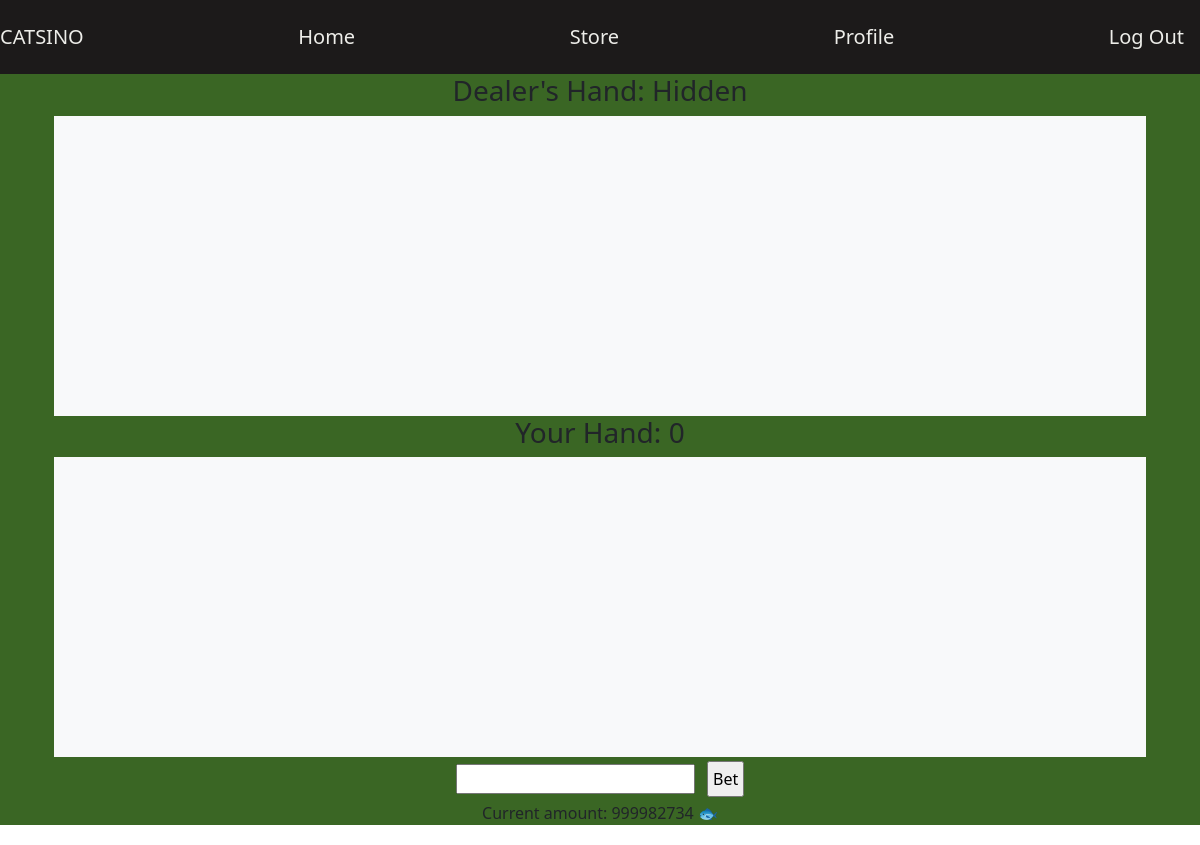
The page /blj (signed in) on the database as committed earlier.
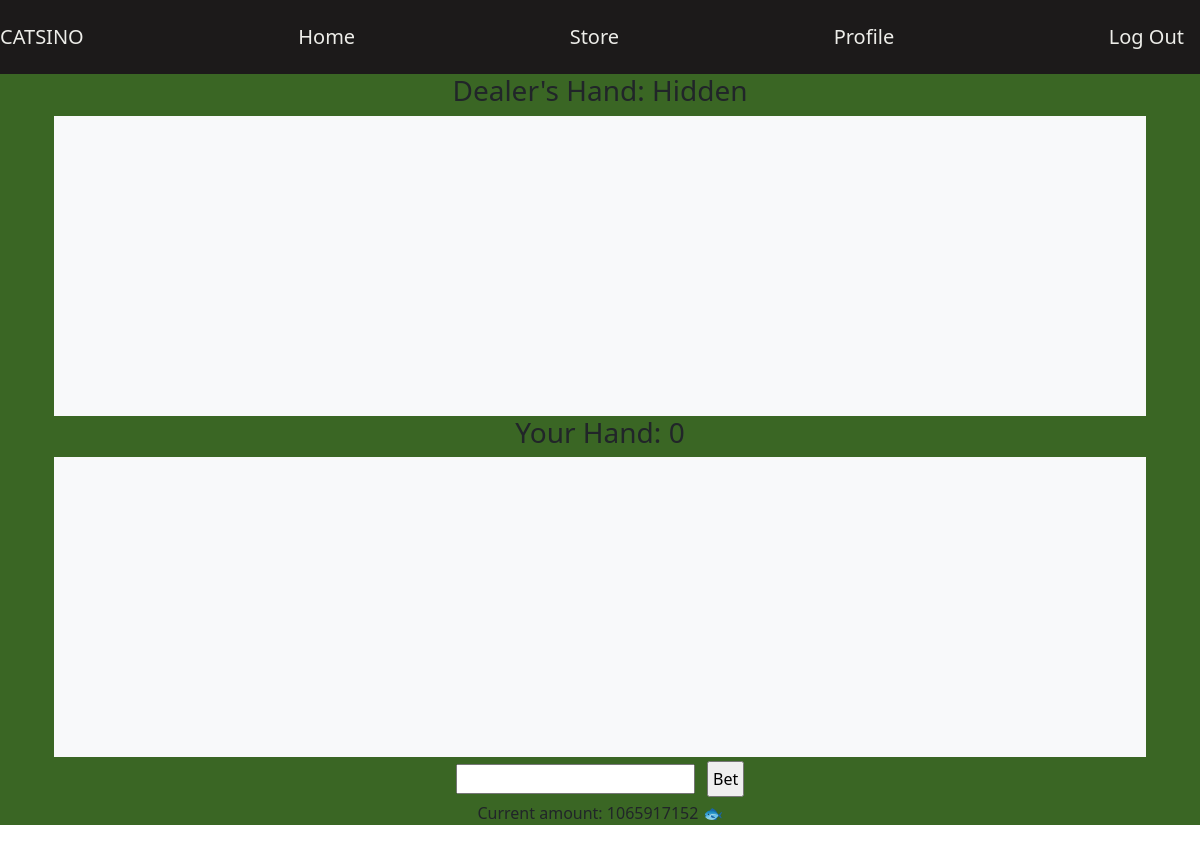
The same page on the database as committed later.
### tables this page shows
CREATE TABLE user_base(username TEXT, password TEXT, pfp TEXT, path TEXT, inv TEXT, cash INTEGER, wins INTEGER);

### __init__.py (the view, shortened to what this page needs)
@app.route('/blj', methods=['GET', 'POST'])
def blj():
    db = sqlite3.connect(DB_FILE)
    c = db.cursor()
    query = f"SELECT cash FROM user_base WHERE rowid={session['u_rowid'][0]};"
    c.execute(query)
    cash = c.fetchall()[0][0]
    db.commit()
    db.close()
    return render_template('blj.html', dealButton="", won=cash)

### templates/blj.html (shortened to what this page needs)
<!DOCTYPE html>
<html>
  <head>
    <link rel='stylesheet' href='../static/css/blj.css'>
    <link href="https://cdn.jsdelivr.net/npm/bootstrap@5.3.8/dist/css/bootstrap.min.css" rel="stylesheet">
  </head>
  <body>
  <div class="navbar">
    <div class='nav'>
      <a href='/'> CATSINO </a>
    </div>
    <div class="nav">
      <a href='/'> Home </a>
    </div>
    <div class="nav">
      <a href="/store"> Store </a>
    </div>
    <div class="nav">
      <a href="/profile"> Profile </a>
    </div>
    <div class="nav">
      <a href="/logout"> Log Out </a>
    </div>
  </div>
<div style = "background-color:#3a6624">
  <div class="container text-center" style = "background-color:#3a6624">
    <div class = "container fluid">
      <div class = "col">
        <h3>Dealer's Hand: <span id="dealer-score">Hidden</span></h3>
        <div id="dealer-hand" class="hand-container d-flex justify-content-center align-items-center"></div>
      </div>
    </div>
    <div class = "container fluid">
      <div class = "col">
        <h3>Your Hand: <span id="player-score">0</span></h3>
        <div id="player-hand" class="hand-container d-flex justify-content-center align-items-center"></div>
      </div>
    </div>
    <div class = "container fluid">
      <div class = "col">
        <form method='POST' action="/blj">
          <input class='m-1' type="number" name="theBet" value="{{bet}}" required>
          <input type="submit" name="sub1" class="m-1 p-1" value="Bet">
        </form>
      </div>
    </div>
    <div class = "container fluid">
      <div class = "col">
        <p class="cost" > Current amount: <span id="balance">{{won}}</span> 🐟 </p>
      </div>
    </div>
  </div>
</div>
  </body>
</html>

### static/css/blj.css (style rules this page uses)
.navbar { display: grid; grid-template-columns: auto auto auto auto auto auto auto auto auto auto; font-size: 20px; align-items: center; list-style-type: none; background-color: #1c1a1a; align-self: center; }
.nav { float: top; overflow: hidden; text-align: center; padding: 14px 16px; }
.nav a { color: #EDEDE9; text-decoration: none; }
body { background-color: #3a6624; }
.hand-container { min-height: 300px; padding: 20px; background-color: #f8f9fa }

Rows that differ between the two databases and show on the page:
changed user_base: cash "999982734" → "1065917152"
